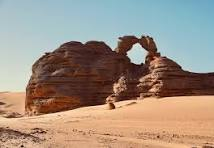
#> input picture day15/sample.jpeg, 214 x 148 px
$ python handsOn2.py
#> lines starting #> are read from the running program, lines starting #| are printed output that depends on the picture
from PIL import Image, ImageFilter

# Load an image
image = Image.open("sample.jpeg")
#> image is the input picture: PIL image 214x148 RGB; mean R, G, B 159, 144.3, 131
print(f"Original size: {image.size}")
#| Original size: (214, 148)

# Resize
resized = image.resize((300, 300))
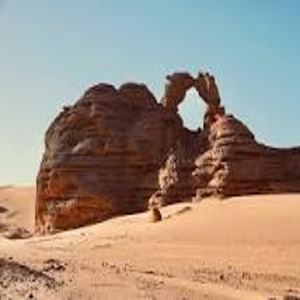
#> resized: PIL image 300x300 RGB; mean R, G, B 159, 144.4, 131
resized.save("resized.jpeg")
print("Resized image saved as resized.jpeg")

# Crop (left, upper, right, lower)
cropped = image.crop((50, 50, 300, 300))
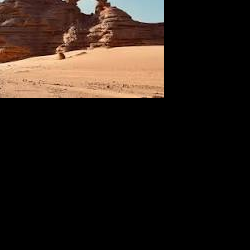
#> cropped: PIL image 250x250 RGB; mean R, G, B 40.7, 30.3, 23.8
cropped.save("cropped.jpeg")
print("Cropped image saved as cropped.jpeg")

# Apply blur filter
blurred = image.filter(ImageFilter.BLUR)
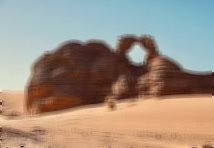
#> blurred: PIL image 214x148 RGB; mean R, G, B 159, 144.3, 131
blurred.save("blurred.jpeg")
print("Blurred image saved as blurred.jpeg")

# Convert to grayscale
gray = image.convert("L")
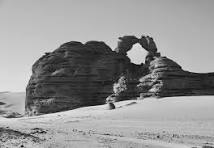
#> gray: PIL image 214x148 L; min 2, max 239, mean 147.2
gray.save("gray.jpeg")
print("Grayscale image saved as gray.jpeg")
